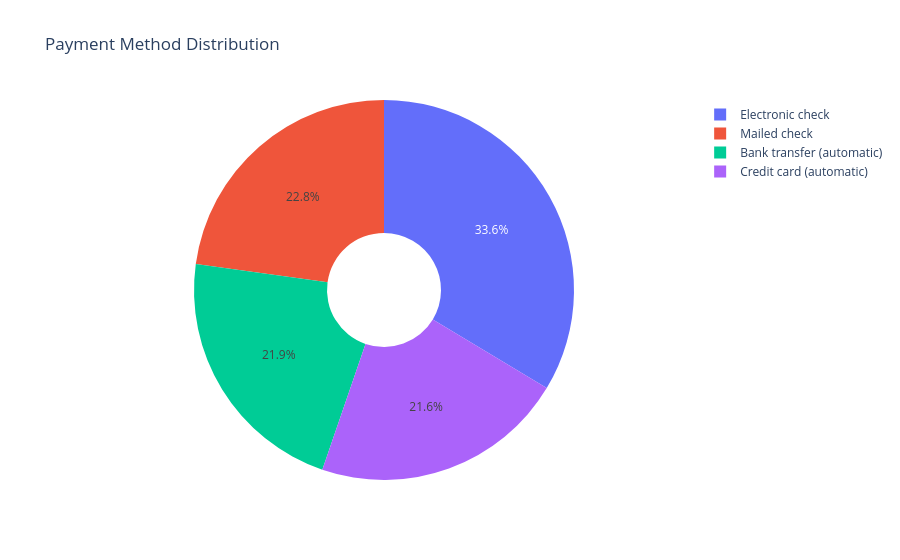

This figure's notebook cell:
### Code cell
labels = df['PaymentMethod'].unique()
values = df['PaymentMethod'].value_counts()

fig = go.Figure(data=[go.Pie(labels=labels, values=values, hole=.3)])
fig.update_layout(title_text='Payment Method Distribution')
fig.show()

### Figure 1 — Plotly figure (JSON) as saved in the notebook; plotly's stock layout.template omitted (floating-point values rounded to 4 significant figures)
{"data": [{"hole": 0.3, "labels": ["Electronic check", "Mailed check", "Bank transfer (automatic)", "Credit card (automatic)"], "type": "pie", "values": [2365, 1604, 1542, 1521]}], "layout": {"title": {"text": "Payment Method Distribution"}}}
